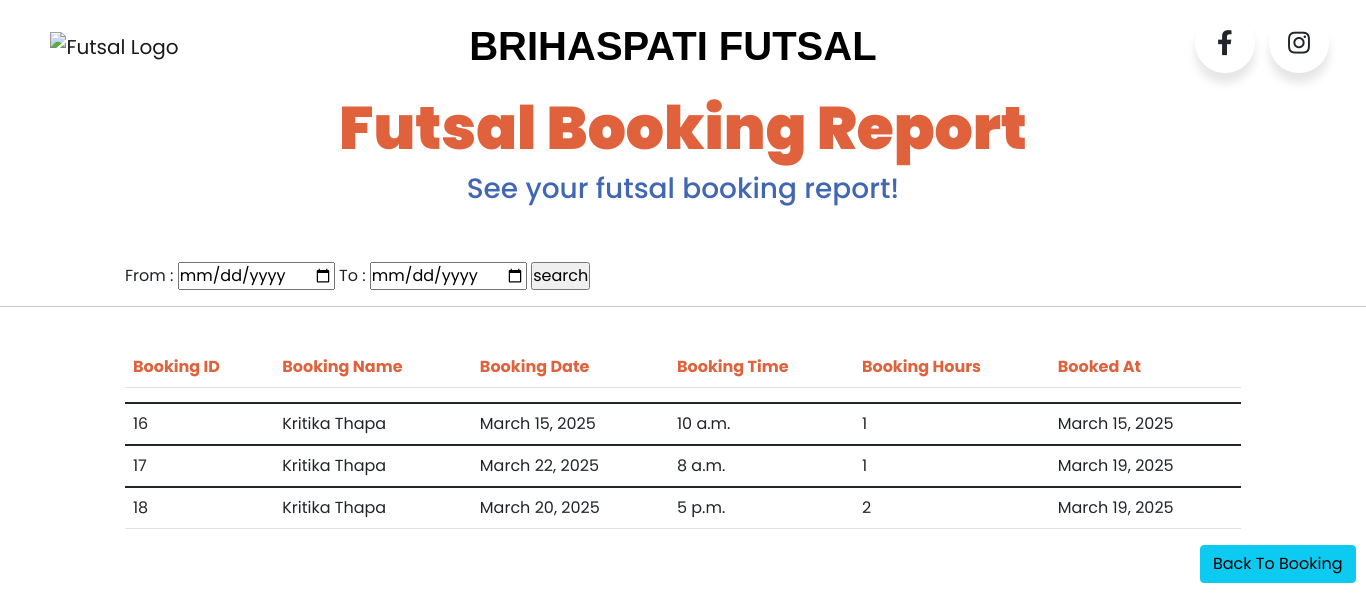
Screenshot of /report (signed in) with the database file from the repository.
### Booking/models/booking.py (models this page shows, shortened)
class Booking(models.Model):
    fullname = models.CharField(max_length=100)
    email = models.EmailField()
    phone = models.PositiveIntegerField()
    address = models.CharField(max_length=100)
    customer = models.ForeignKey(Customer, on_delete=models.CASCADE, default=True, blank=True)
    time = models.TimeField()
    date = models.DateField()
    playing_hours = models.CharField(max_length=50)
    status = models.BooleanField(default=False)
    booked_at = models.DateField(auto_now_add=True, blank=True, null=True)

### Shopping/middlewares/auth.py (the view)
    def middleware(request):
        if not request.session.get('customer'):
            return redirect('login')
        return get_response(request)

### Booking/views/report.py (called while the page is built)
def showreport(request):
    if request.method == "POST":
        fromdate = request.POST.get('fromdate')
        todate = request.POST.get('todate')
        searchreport = Booking.objects.raw(
            'select id, fullname , date , time , playing_hours , booked_at from Booking_booking where booked_at between "' + fromdate + '" and "' + todate + '"')
        return render(request, 'report.html', {'data': searchreport})
    else:
        displaydata = Booking.objects.all()
        return render(request, 'report.html', {'data': displaydata})

### Booking/templates/report.html (shortened to what this page needs)
<!DOCTYPE html>
<html lang="en">
  <head>
  </head>
    <link href="https://cdn.jsdelivr.net/npm/bootstrap@5.1.3/dist/css/bootstrap.min.css" rel="stylesheet">
      <link rel="stylesheet" href="https://cdnjs.cloudflare.com/ajax/libs/font-awesome/5.15.3/css/all.min.css"/>
  </head>
  <body>
    <nav class="navbar navbar-expand-lg navbar-light">
      <div class="container-fluid">
        <div class="collapse navbar-collapse" id="navbarSupportedContent">
          <a href="http://127.0.0.1:8000/" class="navbar-brand mt-2 mt-lg-0">
            <img
              src="https://i.ibb.co/RQn5crx/imgonline-com-ua-Replace-Color-x8-HOGnfek8b-M2-KAk-removebg-preview.png"
              style="position: relative; left: 30%;"
              height="150"
              width="145"
              alt="Futsal Logo"
            />
          </a>
          <ul class="navbar-nav mx-auto me-auto mb-2 mb-lg-0">
            <li class="nav-item">
              <a href="http://127.0.0.1:8000/" class="nav-link" style="font-family: 'Anton', sans-serif; font-size: 40px; color: black; font-weight: 600;">BRIHASPATI FUTSAL</a>
            </li>
          </ul>
          <div class="fbinstaicon">
            <div class="fbinstabutton">
               <div class="icon">
                  <i class="fab fa-facebook-f"></i>
               </div>
            </div>
            <div class="fbinstabutton">
               <div class="icon">
                  <i class="fab fa-instagram"></i>
               </div>
            </div>
         </div>
    </nav>
<body>
  <h1 style="text-align: center; color: #e0623c; font-family: poppins; font-size: 60px; font-weight: 900;">Futsal Booking Report</h1>
  <h3 style="text-align: center; color: #4267b2;">See your futsal booking report!</h3>
  <br><br>
  <form method="POST">
    <div style="margin-left: 125px;" >
  From : <input type="date" name="fromdate">
  To : <input type="date" name="todate">
  <input type="submit" value="search">
</div>
  <hr>
  <br>
<div class="container">
  <div class="table-responsive">
    <table class="basic-table table-headers table table-hover">
      <thead>
        <tr>
          <th style="color: #e0623c; ">Booking ID</th>
          <th style="color: #e0623c; ">Booking Name</th>
          <th style="color: #e0623c; ">Booking Date</th>
          <th style="color: #e0623c; ">Booking Time</th>
          <th style="color: #e0623c; ">Booking Hours</th>
          <th style="color: #e0623c; ">Booked At</th>
        </tr>
        <tr style="height: 1rem; border: none; box-shadow: none;"></tr>
      </thead>
      <tbody>
        {% for booking in data %}
        <tr>
          <td>{{booking.id}}</td>
          <td>{{booking.fullname}}</td>
          <td>{{booking.date}}</td>
          <td>{{booking.time}}</td>
          <td>{{booking.playing_hours}}</td>
          <td>{{booking.booked_at}}</td>
        </tr>
      </tbody>
      {% endfor %}
    </table>
  </div>
</div>
</form>
<a href="http://127.0.0.1:8000/bookings">
  <input
    type="button"
    style="margin-left: 1200px;"
    class="btn btn-info"
    value="Back To Booking"
/></a>
</body>
</html>

### Booking/templates/report.html (style rules this page uses)
* { margin: 0; padding: 0; box-sizing: border-box; font-family: "Poppins", sans-serif; }
.fbinstaicon { margin-right: 20px; }
.fbinstaicon .fbinstabutton { display: inline-block; height: 60px; width: 60px; margin: 0 5px; overflow: hidden; background: #fff; border-radius: 50px; cursor: pointer; box-shadow: 0px 10px 10px rgba(0, 0, 0, 0.1); transition: all 0.3s ease-out; }
.fbinstaicon .fbinstabutton .icon { display: inline-block; height: 60px; width: 60px; text-align: center; border-radius: 50px; box-sizing: border-box; line-height: 60px; transition: all 0.3s ease-out; }
.fbinstaicon .fbinstabutton .icon i { font-size: 25px; line-height: 60px; transition: all 0.3s ease-out; }

### rows the page displays
Booking: id "16", fullname "Kritika Thapa", date "March 15, 2025", time "10 a.m.", playing_hours "1", booked_at "March 15, 2025"
Booking: id "17", fullname "Kritika Thapa", date "March 22, 2025", time "8 a.m.", playing_hours "1", booked_at "March 19, 2025"
Booking: id "18", fullname "Kritika Thapa", date "March 20, 2025", time "5 p.m.", playing_hours "2", booked_at "March 19, 2025"
